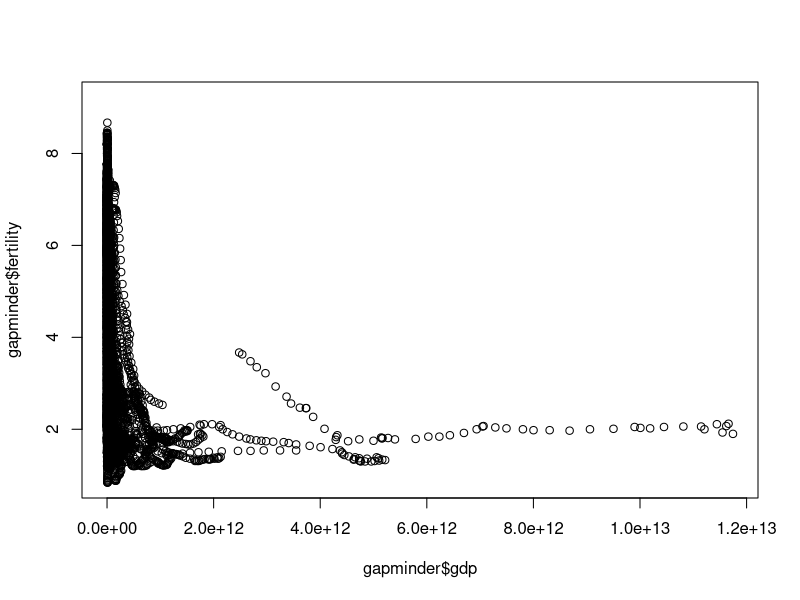
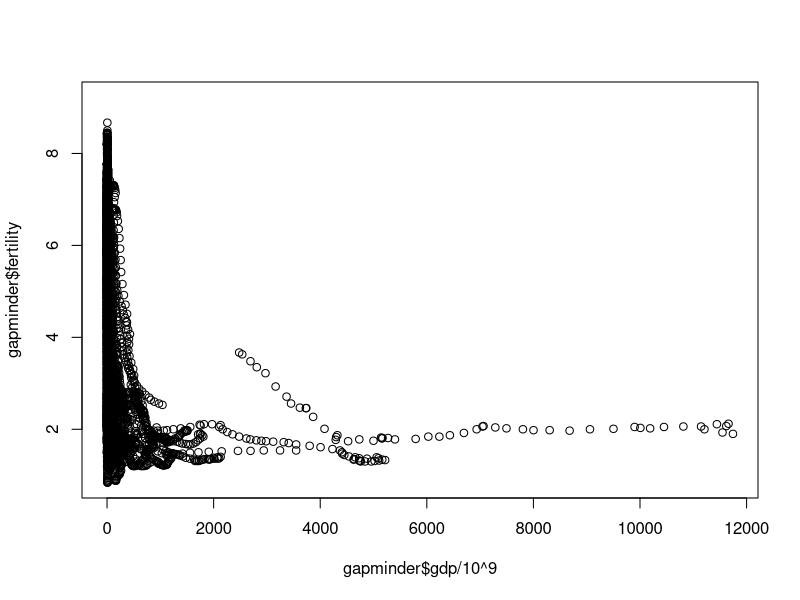
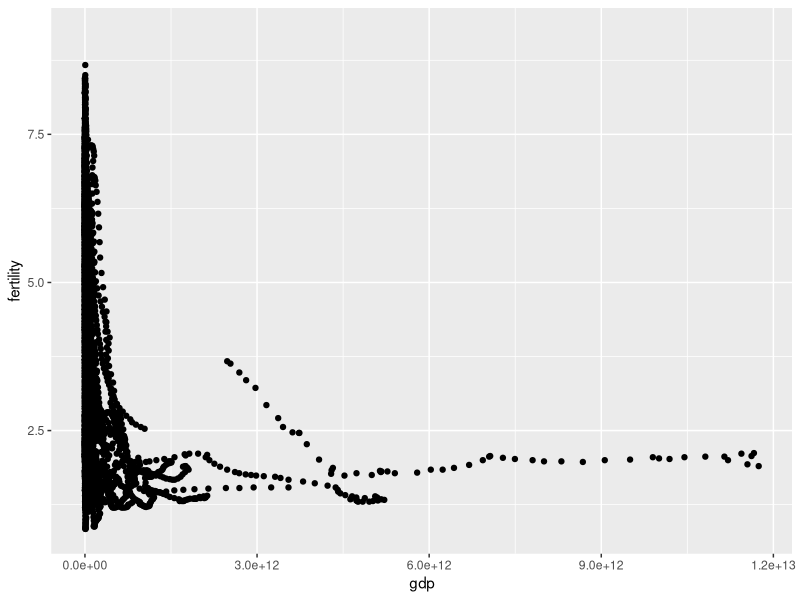
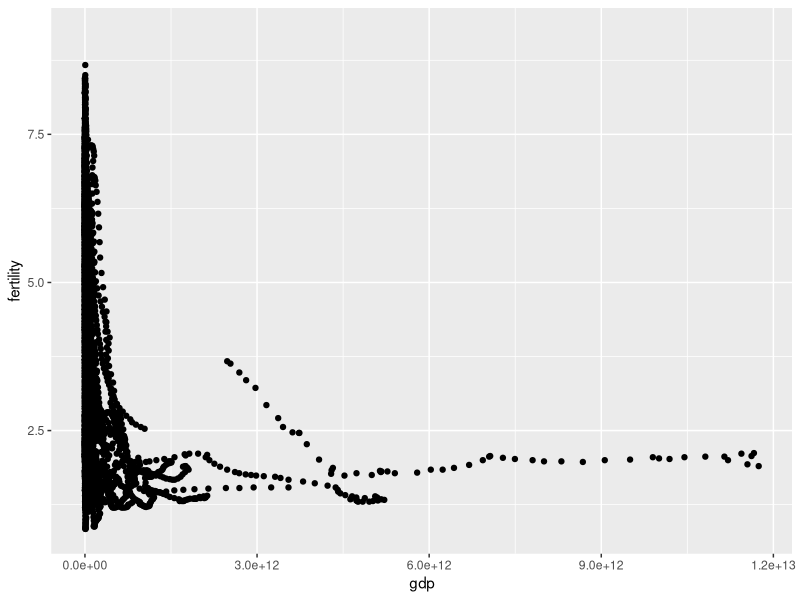
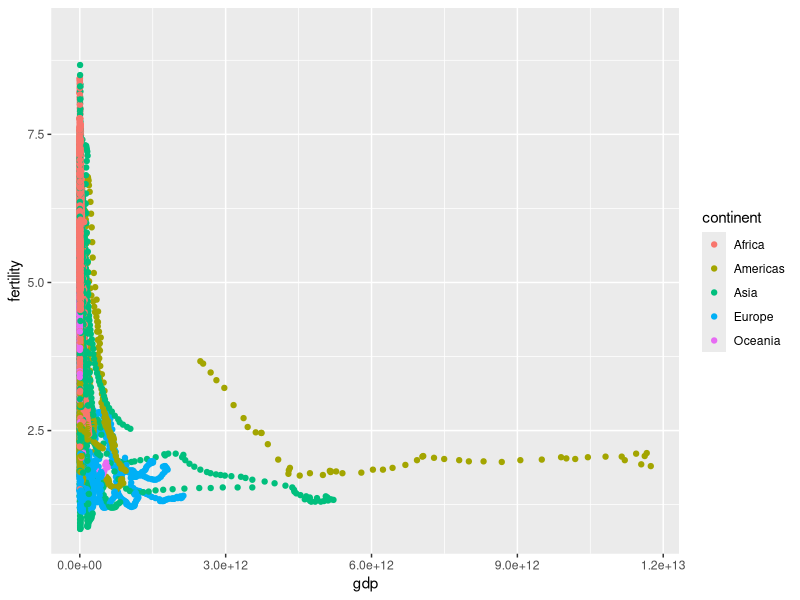
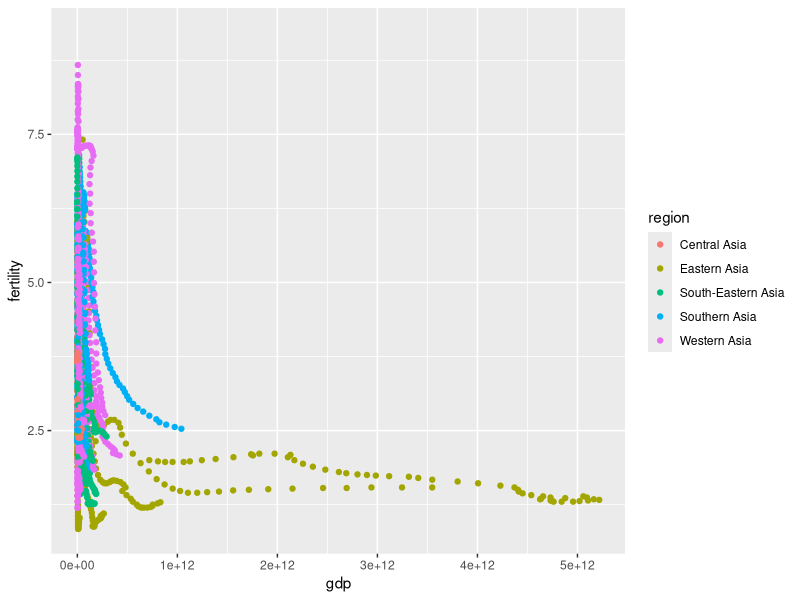
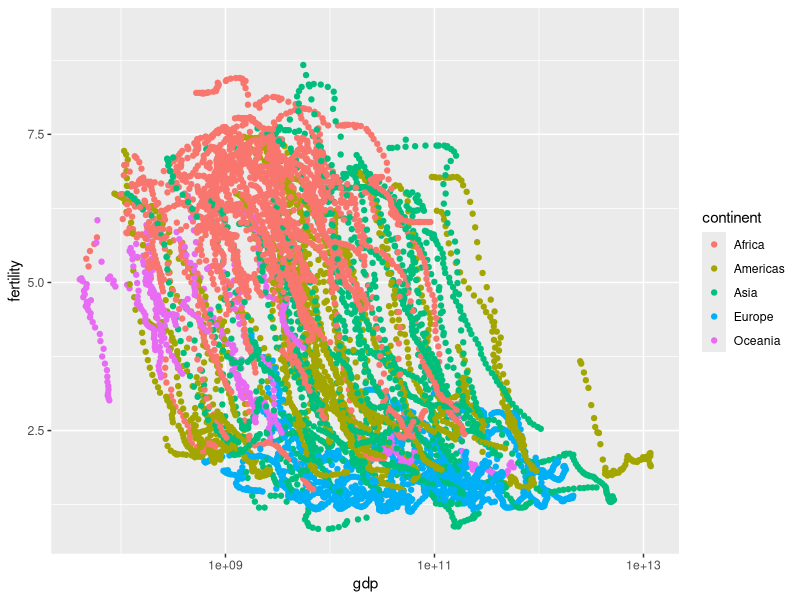
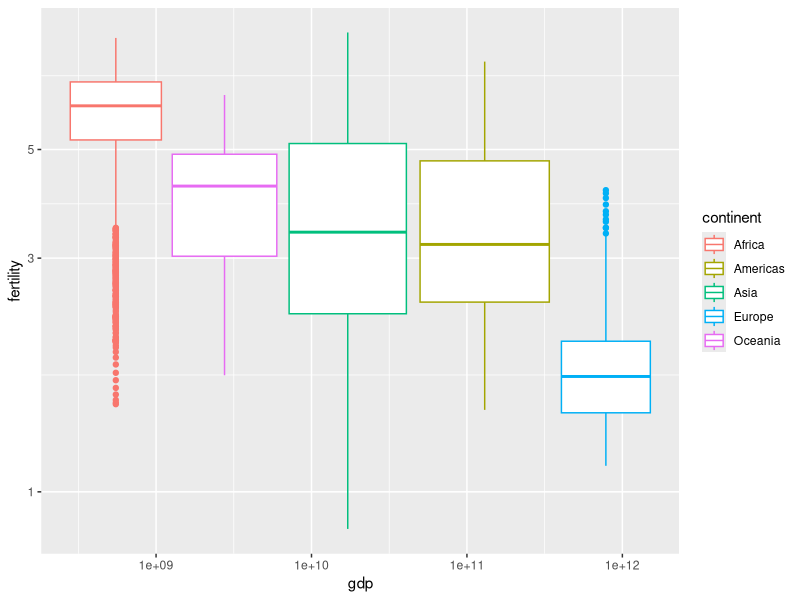

Write the R code that produced these figures, in order.
# load and inspect gapminder data
library(dslabs)
library(tidyverse)

# check the available datasets
data()

# load data gapminder
data(gapminder)

# print the first few rows using head()
head(gapminder)

# what is the structure of the data ?
str(gapminder)

# dimensions of gapminder - returns how many row and how many columns - and how many dimensions
dim(gapminder)

# column names of the gapminder data
names(gapminder)

# what is the data type of gapminder ?
class(gapminder)

# print the number of items in the column
length(gapminder$fertility)

# print the unique items in the column
unique(gapminder$fertility)

# how many unique items ?
length(unique(gapminder$fertility))

# why is total records not the same as unique records ?
# duplicates ? NA ?

# check for duplicates and how many of them ?
data.frame(table(gapminder$fertility))

# check for number of NAs
sum(is.na(gapminder$fertility))

# how many countries in a column using summarize
gapminder %>% summarize(length = length(country))
length(gapminder$country)

# select only 2 columns
gapminder %>% select(country , fertility)

# filter countries with fertility < 3
gapminder %>% select(country , fertility) %>% filter(fertility <3)

# count how many countries with fertility < 3 ?
gapminder %>% select(country , fertility) %>% filter(fertility <3) %>% nrow()

# average fertility and count the number
gapminder %>% select(country,fertility) %>% summarize(average = mean(fertility) , n = n())

# the above returned NA .. why ? the column has NAs ? Lets remove them.
gapminder %>% select(country,fertility) %>% summarize(average = mean(fertility , na.rm = TRUE) , n = n())

# do the same but only for Asian Continent
# note the value being filtered must be in select
gapminder %>% select(country , fertility , continent) %>% filter(continent == 'Asia') %>% summarize(average = mean(fertility , na.rm = TRUE) , n = n())

# country with highest gdp ?
which.max(gapminder$gdp)

# which.max returned the row index so need to check the row itself. Note the , 
gapminder[which.max(gapminder$gdp) , ]
# or use slice_max from dplyr
gapminder %>% slice_max(gdp)

# compare infant mortality in Sri Lanka and Turkey
gapminder %>% filter(year == 2015 & country %in% c('Sri Lanka' , 'Turkey')) %>% select(country, infant_mortality)

# how many countries per region ?
# Using groupby then summarize to get average and max gdp then arrange by region
gapminder %>% group_by(region) %>% summarize(average_gdp = mean(gdp , na.rm = TRUE) , max_fertility = max(fertility , na.rm = TRUE)) %>% arrange(.,region)

# ----------------
# lets do some plots
# ---------------


# gdp vs fertility
plot(gapminder$gdp , gapminder$fertility)

# update gdp / 10^9
plot(gapminder$gdp / 10 ^9, gapminder$fertility)

# scatter plot 
ggplot(gapminder , aes(x=gdp , y=fertility))  + geom_point()

# scatter plot after removing NAs
ggplot(gapminder , aes(x=gdp , y=fertility))  + geom_point(na.rm=TRUE)

# add color by continent
gapminder %>% ggplot(aes(x=gdp,y=fertility , col=continent)) +geom_point(na.rm = TRUE ) 

# only the Asian countries and this time color by region
gapminder %>% filter(continent=='Asia') %>% ggplot(aes(x=gdp,y=fertility , col=region)) +geom_point(na.rm = TRUE )

# add color by continent and scale the axis by log10
gapminder %>% ggplot(aes(x=gdp,y=fertility , col=continent)) +geom_point(na.rm = TRUE ) + scale_x_log10()

# box plot by continent
gapminder %>% ggplot(aes(x=gdp,y=fertility , col=continent , na.rm=TRUE)) + geom_boxplot() + scale_x_log10() + scale_y_log10()

# box plot by region
gapminder %>% ggplot(aes(x=gdp,y=fertility , col=region , na.rm=TRUE)) + geom_boxplot() + scale_x_log10() + scale_y_log10()

#-----
# fertility and life expectancy across the years
# --------------

ds_theme_set()    # set plot theme
filter(gapminder, year == 1962) %>%
  ggplot(aes(fertility, life_expectancy,color = continent)) +
  geom_point()


filter(gapminder, year == 1992) %>%
  ggplot(aes(fertility, life_expectancy,color = continent)) +
  geom_point()

filter(gapminder, year == 2012) %>%
  ggplot(aes(fertility, life_expectancy,color = continent)) +
  geom_point()
     
# faceting

# facet by continent and year
filter(gapminder, year %in% c(1962, 2012)) %>%
  ggplot(aes(fertility, life_expectancy, col = continent)) +
  geom_point() +
  facet_grid(continent ~ year)

# facet by year only
filter(gapminder, year %in% c(1962, 2012)) %>%
  ggplot(aes(fertility, life_expectancy, col = continent)) +
  geom_point() +
  facet_grid(. ~ year)

# facet by year, plots wrapped onto multiple rows
years <- c(1962, 1980, 1990, 2000, 2012)
continents <- c("Europe", "Asia")
gapminder %>%
  filter(year %in% years & continent %in% continents) %>%
  ggplot(aes(fertility, life_expectancy, col = continent)) +
  geom_point() +
  facet_wrap(~year)

# --------------
# probability
# ----------------

# Disecret probability

# paste 

number <- "Three"
suit <- "Hearts"
paste(number, suit)

# joining vectors element-wise with paste
paste(letters[1:5], as.character(1:5))

# expand.grid

# generating combinations of 2 vectors with expand.grid
expand.grid(pants = c("blue", "black"), shirt = c("white", "grey", "plaid"))


suits <- c("Diamonds", "Clubs", "Hearts", "Spades")
numbers <- c("Ace", "Deuce", "Three", "Four", "Five", "Six", "Seven", "Eight", "Nine", "Ten", "Jack", "Queen", "King")
deck <- expand.grid(number = numbers, suit = suits)
deck <- paste(deck$number, deck$suit)

# probability of drawing a king
kings <- paste("King", suits)
# remember , TRUE = 1 , FALSE = 0 so mean of deck %in% kings = proportion of TRUE values , 1s.
mean(deck %in% kings)

# Permutations and combinations
#library is gtools

library(gtools)
permutations(5,2)    # ways to choose 2 numbers in order from 1:5
permutations(3,2)    # order matters
combinations(3,2)    # order does not matter


# Probability of drawing a second king given that one king is drawn
hands <- permutations(52,2, v = deck)
first_card <- hands[,1]
second_card <- hands[,2]
sum(first_card %in% kings)

sum(first_card %in% kings & second_card %in% kings) / sum(first_card %in% kings)

# Probability of a natural 21 in blackjack
aces <- paste("Ace", suits)
facecard <- c("King", "Queen", "Jack", "Ten")
facecard <- expand.grid(number = facecard, suit = suits)
facecard <- paste(facecard$number, facecard$suit)

hands <- combinations(52, 2, v=deck) # all possible hands

# probability of a natural 21 given that the ace is listed first in `combinations`
mean(hands[,1] %in% aces & hands[,2] %in% facecard)

# probability of a natural 21 checking for both ace first and ace second
mean((hands[,1] %in% aces & hands[,2] %in% facecard)|(hands[,2] %in% aces & hands[,1] %in% facecard))


# Monte Carlo simulation of natural 21 in blackjack - replicate replicate replicate!!
# code for one hand of blackjack
hand <- sample(deck, 2)
hand

# code for B=10,000 hands of blackjack
B <- 10000
results <- replicate(B, {
  hand <- sample(deck, 2)
  (hand[1] %in% aces & hand[2] %in% facecard) | (hand[2] %in% aces & hand[1] %in% facecard)
})
mean(results)

# birthday problem
# checking for duplicated bdays in one 50 person group
n <- 50
bdays <- sample(1:365, n, replace = TRUE)    # generate n random birthdays
any(duplicated(bdays))    # check if any birthdays are duplicated

# Monte Carlo simulation with B=10000 replicates
B <- 10000
results <- replicate(B, {    # returns vector of B logical values
  bdays <- sample(1:365, n, replace = TRUE)
  any(duplicated(bdays))
})
mean(results)    # calculates proportion of groups with duplicated bdays

# sapply
x <- 1:10
sapply(x, sqrt)    # this is equivalent to sqrt(x)

# birthday problem with sapply

# function to calculate probability of shared bdays across n people
compute_prob <- function(n, B = 10000) {
  same_day <- replicate(B, {
    bdays <- sample(1:365, n, replace = TRUE)
    any(duplicated(bdays))
  })
  mean(same_day)
}

n <- seq(1, 60)

prob <- sapply(n, compute_prob)    # element-wise application of compute_prob to n
plot(n, prob)

# function for computing exact probability of shared birthdays for any n
exact_prob <- function(n){
  prob_unique <- seq(365, 365-n+1)/365   # vector of fractions for mult. rule
  1 - prod(prob_unique)    # calculate prob of no shared birthdays and subtract from 1
}

# applying function element-wise to vector of n values
eprob <- sapply(n, exact_prob)

# plotting Monte Carlo results and exact probabilities on same graph
plot(n, prob)    # plot Monte Carlo results
lines(n, eprob, col = "red")    # add line for exact prob


# This code runs Monte Carlo simulations to estimate the probability of shared birthdays using several B values and plots the results. 
# When B is large enough that the estimated probability stays stable, then we have selected a useful value of B.
B <- 10^seq(1, 5, len = 100)    # defines vector of many B values
compute_prob <- function(B, n = 22){    # function to run Monte Carlo simulation with each B
  same_day <- replicate(B, {
    bdays <- sample(1:365, n, replace = TRUE)
    any(duplicated(bdays))
  })
  mean(same_day)
}

prob <- sapply(B, compute_prob)    # apply compute_prob to many values of B
plot(log10(B), prob, type = "l")    # plot a line graph of estimates 

# Monty Hall Problem - stick
B <- 10000
stick <- replicate(B, {
  doors <- as.character(1:3)
  prize <- sample(c("car","goat","goat"))    # puts prizes in random order
  prize_door <- doors[prize == "car"]    # note which door has prize
  my_pick  <- sample(doors, 1)    # note which door is chosen
  show <- sample(doors[!doors %in% c(my_pick, prize_door)],1)    # open door with no prize that isn't chosen
  stick <- my_pick    # stick with original door
  stick == prize_door    # test whether the original door has the prize
})
mean(stick)    # probability of choosing prize door when sticking

# Monty Hall Problem - switch
switch <- replicate(B, {
  doors <- as.character(1:3)
  prize <- sample(c("car","goat","goat"))    # puts prizes in random order
  prize_door <- doors[prize == "car"]    # note which door has prize
  my_pick  <- sample(doors, 1)    # note which door is chosen first
  show <- sample(doors[!doors %in% c(my_pick, prize_door)], 1)    # open door with no prize that isn't chosen
  switch <- doors[!doors%in%c(my_pick, show)]    # switch to the door that wasn't chosen first or opened
  switch == prize_door    # test whether the switched door has the prize
})
mean(switch)    # probability of choosing prize door when switching

#-----------------------------
# continuous probability

# cumulative distribution function (CDF) 

# define x as male height
library(tidyverse)
library(dslabs)
data(heights)
x <- heights %>% filter(sex=="Male") %>% pull(height)

# Given a vector x, we can define a function for computing the CDF of x using:
F <- function(a) mean(x <= a)
1 - F(70)    # probability of male taller than 70 inches

# using pnorm to estimate the probability that a male is taller than 70.5 inches ,
1 - pnorm(70.5, mean(x), sd(x))

# take note of Discretization

# The probability of a single value is not defined for a continuous distribution.
# The quantity with the most similar interpretation to the probability of a single value is the probability density function 
# In R, the probability density function for the normal distribution is given by dnorm().
# Note that dnorm() gives the density function and pnorm() gives the distribution function, which is the integral of the density function.

library(tidyverse)
x <- seq(-4, 4, length = 100)
data.frame(x, f = dnorm(x)) %>%
  ggplot(aes(x, f)) +
  geom_line()

# rnorm(n, avg, s) generates n random numbers from the normal distribution with average avg and standard deviation s.

# define x as male heights from dslabs data
library(tidyverse)
library(dslabs)
data(heights)
x <- heights %>% filter(sex=="Male") %>% pull(height)

# generate simulated height data using normal distribution - both datasets should have n observations
n <- length(x)
avg <- mean(x)
s <- sd(x)
simulated_heights <- rnorm(n, avg, s)

# plot distribution of simulated_heights
data.frame(simulated_heights = simulated_heights) %>%
  ggplot(aes(simulated_heights)) +
  geom_histogram(color="black", binwidth = 2)

# impt
#  Monte Carlo simulation of tallest person over 7 feet
B <- 10000
tallest <- replicate(B, {
  simulated_data <- rnorm(800, avg, s)    # generate 800 normally distributed random heights
  max(simulated_data)    # determine the tallest height
})
mean(tallest >= 7*12)    # proportion of times that tallest person exceeded 7 feet (84 inches)

# R provides functions for density (d), quantile (q), probability distribution (p) and random number generation (r) for many of these distributions.

# Use d to plot the density function of a continuous distribution. 
# Here is the density function for the normal distribution (abbreviation norm())

x <- seq(-4, 4, length.out = 100)
data.frame(x, f = dnorm(x)) %>%
  ggplot(aes(x,f)) +
  geom_line()





# --------------
# inference
# ----------------

# We want to predict the proportion of the blue beads in the urn, the parameter p . 
# The proportion of red beads in the urn is 1 - p and the spread is 2p - 1.

library(tidyverse)
library(dslabs)
# a function for taking a random draw of size n from the urn
take_poll(25)    # draw 25 beads

# Many common data science tasks can be framed as estimating a parameter from a sample.

# CLT - Central Limit Theorem

# Computing the probability of X_bar being within .01 of p
X_hat <- 0.48
se <- sqrt(X_hat*(1-X_hat)/25)
pnorm(0.01/se) - pnorm(-0.01/se)

# The margin of error is defined as 2 times the standard error of the estimate X_bar

# We can run Monte Carlo simulations to compare with theoretical results assuming a value of p.
# In practice,p  is unknown. 
# We can corroborate theoretical results by running Monte Carlo simulations with one or several values of p.

p <- 0.45    # unknown p to estimate
N <- 1000

# simulate one poll of size N and determine x_hat
x <- sample(c(0,1), size = N, replace = TRUE, prob = c(1-p, p))
x_hat <- mean(x)

# simulate B polls of size N and determine average x_hat
B <- 10000    # number of replicates
N <- 1000    # sample size per replicate
x_hat <- replicate(B, {
  x <- sample(c(0,1), size = N, replace = TRUE, prob = c(1-p, p))
  mean(x)
})

# Histogram and QQ-plot of Monte Carlo results

library(tidyverse)
library(gridExtra)
p1 <- data.frame(x_hat = x_hat) %>%
  ggplot(aes(x_hat)) +
  geom_histogram(binwidth = 0.005, color = "black")
p2 <- data.frame(x_hat = x_hat) %>%
  ggplot(aes(sample = x_hat)) +
  stat_qq(dparams = list(mean = mean(x_hat), sd = sd(x_hat))) +
  geom_abline() +
  ylab("X_hat") +
  xlab("Theoretical normal")
grid.arrange(p1, p2, nrow=1)





# --------------
# machine learning
# ----------------
